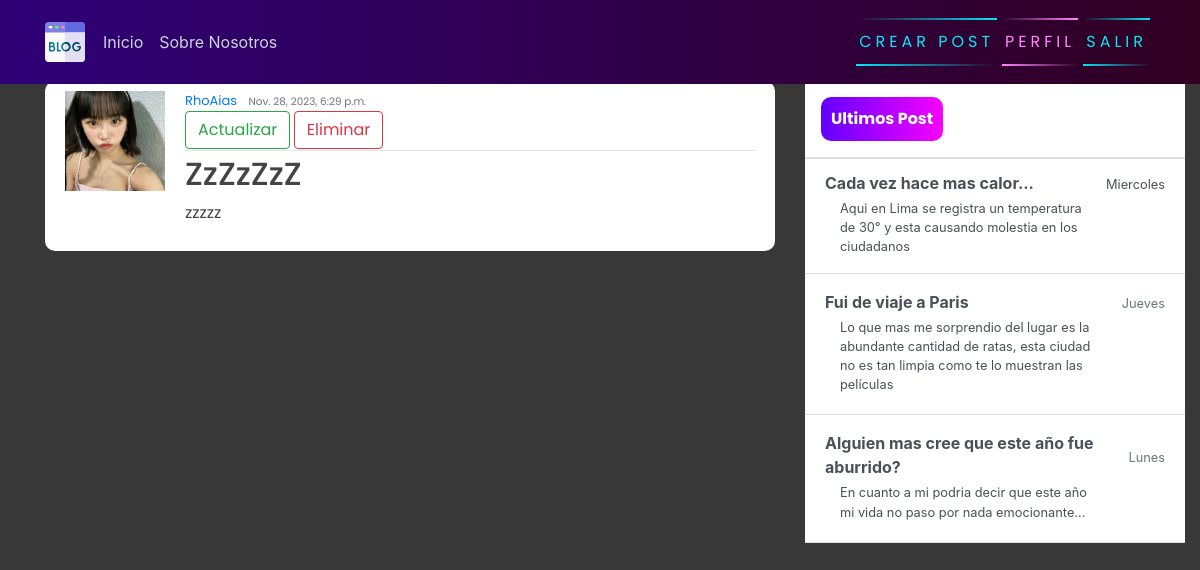
/post/30/ (signed in), run on the app's committed database.
### blog/models.py (models this page shows, shortened)
class Post(models.Model):
    title = models.CharField(max_length=200)
    content = models.TextField()
    date_posted = models.DateTimeField(default=timezone.now)
    author = models.ForeignKey(User, on_delete=models.CASCADE)
    image = models.ImageField(upload_to='posts_pics', null=True, blank=True)

### users/models.py (models this page shows, shortened)
class Profile(models.Model):
    user = models.OneToOneField(User, on_delete=models.CASCADE)
    image = models.ImageField(default='default.jpg', upload_to='profile_pics')

### blog/views.py (the view)
# urls.py: path('post/<int:pk>/', PostDetailView.as_view(), name="blog-detail"),
class PostDetailView(LoginRequiredMixin, DetailView):
    model = Post

### blog/templates/blog/post_detail.html
{% extends 'blog/base.html' %}
{% block content %}
        <article class="media content-section">
            <img class="rounded-cirlce article-img" src="{{ object.author.profile.image.url }}" alt="">
            <div class="media-body">
              <div class="article-metadata">
                <a class="mr-2" href="#">{{ object.author }}</a>
                <small class="text-muted">{{ object.date_posted }}</small> <br>
                  {% if object.author == user %}
                    <div>
                        <a class="btn btn-outline-success" href="{% url 'blog-update' object.id %}">Actualizar</a>
                        <a class="btn btn-outline-danger" href="{% url 'blog-delete' object.id %}">Eliminar</a>
                    </div>
                  {% endif %}
              </div>
              <h2><a class="article-title" href="#">{{ object.title }}</a></h2>
              <p class="article-content">{{ object.content }}</p>
            </div>
            <br>
          </article>
{% endblock content %}

### blog/static/blog/main.css (style rules this page uses)
body { background-color: rgb(56, 56, 56); margin-top: 5rem; background-size: contain; background-repeat: no-repeat; }
h1, h2, h3, h4, h5, h6, p { color: #444444; font-family: 'Poppins', sans-serif; }
.content-section { background: #ffffff; padding: 10px 20px; border-radius: 10px; margin-bottom: 20px; }
.article-title { color: #444444; }
.article-content { white-space: pre-line; }
.article-img { height: 100px; width: 100px; margin-right: 20px; }
.article-metadata { font-family: 'Poppins', sans-serif; padding-bottom: 1px; margin-bottom: 4px; font-size: 13px; border-bottom: 1px solid #e3e3e3 }

### data on the page
Post: author.profile.image (picture), author "RhoAias", date_posted "Nov. 28, 2023, 6:29 p.m.", title "ZzZzZzZ", content "zzzzz"
